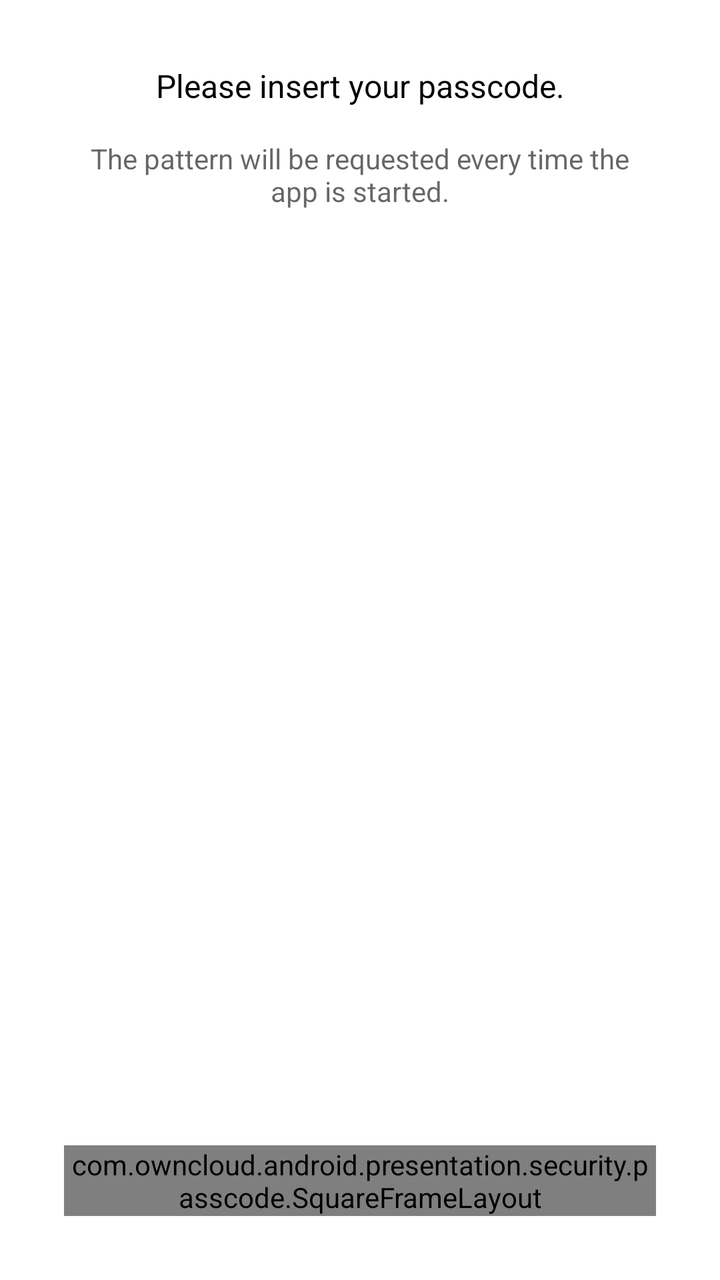
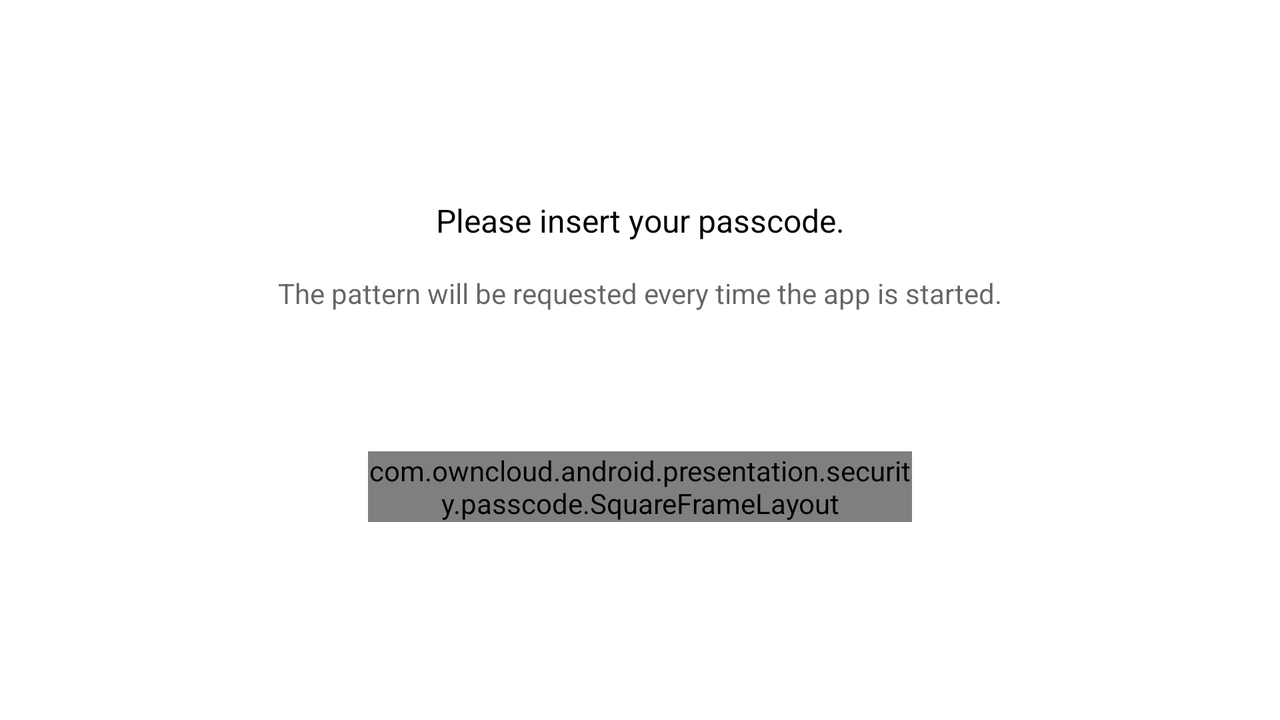

First picture: res/layout/ on a phone held upright. Second picture: the repository's own variant of that layout, on a device whose configuration matches the variant's folder. Source for both follows.
<!-- AndroidManifest.xml: application theme Theme.ownCloud.Toolbar -->
<!-- res/layout/activity_pattern_lock.xml -->
<?xml version="1.0" encoding="utf-8"?>
<androidx.constraintlayout.widget.ConstraintLayout xmlns:android="http://schemas.android.com/apk/res/android"
    xmlns:app="http://schemas.android.com/apk/res-auto"
    android:id="@+id/activityPatternLockLayout"
    android:layout_width="match_parent"
    android:layout_height="match_parent"
    android:padding="@dimen/standard_padding">

    <TextView
        android:id="@+id/header_pattern"
        android:layout_width="wrap_content"
        android:layout_height="wrap_content"
        android:layout_marginTop="@dimen/standard_margin"
        android:text="@string/pass_code_enter_pass_code"
        android:textColor="@android:color/black"
        android:textSize="16sp"
        app:layout_constraintEnd_toEndOf="parent"
        app:layout_constraintStart_toStartOf="parent"
        app:layout_constraintTop_toTopOf="parent" />

    <TextView
        android:id="@+id/explanation_pattern"
        android:layout_width="match_parent"
        android:layout_height="wrap_content"
        android:layout_margin="@dimen/standard_margin"
        android:gravity="center"
        android:text="@string/pattern_configure_your_pattern_explanation"
        android:textAppearance="@android:style/TextAppearance.Small"
        android:textSize="14sp"
        app:layout_constraintEnd_toEndOf="parent"
        app:layout_constraintStart_toStartOf="parent"
        app:layout_constraintTop_toBottomOf="@id/header_pattern" />

    <TextView
        android:id="@+id/error_pattern"
        android:layout_width="wrap_content"
        android:layout_height="wrap_content"
        android:layout_marginTop="@dimen/standard_margin"
        android:textColor="@color/warning"
        android:textSize="16sp"
        app:layout_constraintBottom_toTopOf="@id/patternContainer"
        app:layout_constraintEnd_toEndOf="parent"
        app:layout_constraintStart_toStartOf="parent" />

    <com.owncloud.android.presentation.security.passcode.SquareFrameLayout
        android:id="@+id/patternContainer"
        android:layout_width="match_parent"
        android:layout_height="0dp"
        android:layout_marginHorizontal="@dimen/standard_margin"
        android:layout_marginVertical="@dimen/standard_margin"
        app:layout_constraintBottom_toBottomOf="parent"
        app:layout_constraintEnd_toEndOf="parent"
        app:layout_constraintHorizontal_chainStyle="packed"
        app:layout_constraintStart_toStartOf="parent">

        <com.andrognito.patternlockview.PatternLockView
            android:id="@+id/pattern_lock_view"
            android:layout_width="match_parent"
            android:layout_height="match_parent"
            android:focusable="true"
            app:correctStateColor="@color/primary"
            app:dotCount="3"
            app:normalStateColor="@color/primary"
            app:wrongStateColor="@color/primary">

            <requestFocus />

        </com.andrognito.patternlockview.PatternLockView>
    </com.owncloud.android.presentation.security.passcode.SquareFrameLayout>

</androidx.constraintlayout.widget.ConstraintLayout>
<!-- resources referenced by this layout -->
<resources>
  <color name="primary">@color/owncloud_blue</color>
  <color name="warning">#f4511e</color>
  <dimen name="standard_margin">16dp</dimen>
  <dimen name="standard_padding">16dp</dimen>
  <string name="pass_code_enter_pass_code">Please insert your passcode.</string>
  <string name="pattern_configure_your_pattern_explanation">The pattern will be requested every time the app is started.</string>
  <style name="Theme.ownCloud.Toolbar">
          <item name="windowNoTitle">true</item>
          <item name="windowActionBar">false</item>
          
          <item name="android:windowDrawsSystemBarBackgrounds">true</item>
      </style>
  <color name="owncloud_blue">#1b223d</color>
</resources>
<!-- res/layout-w600dp/activity_pattern_lock.xml (the repository's variant of the layout above) -->
<!-- drawn on the phone turned sideways -->
<?xml version="1.0" encoding="utf-8"?>
<androidx.constraintlayout.widget.ConstraintLayout xmlns:android="http://schemas.android.com/apk/res/android"
    xmlns:app="http://schemas.android.com/apk/res-auto"
    android:id="@+id/activityPatternLockLayout"
    android:layout_width="match_parent"
    android:layout_height="match_parent"
    android:padding="@dimen/standard_padding">

    <TextView
        android:id="@+id/header_pattern"
        android:layout_width="wrap_content"
        android:layout_height="wrap_content"
        android:layout_marginTop="@dimen/standard_margin"
        android:text="@string/pass_code_enter_pass_code"
        android:textColor="@android:color/black"
        android:textSize="16sp"
        app:layout_constraintBottom_toTopOf="@id/explanation_pattern"
        app:layout_constraintEnd_toEndOf="parent"
        app:layout_constraintHorizontal_bias="0.5"
        app:layout_constraintStart_toStartOf="parent"
        app:layout_constraintTop_toTopOf="parent"
        app:layout_constraintVertical_chainStyle="packed" />

    <TextView
        android:id="@+id/explanation_pattern"
        android:layout_width="match_parent"
        android:layout_height="wrap_content"
        android:layout_margin="@dimen/standard_margin"
        android:gravity="center"
        android:text="@string/pattern_configure_your_pattern_explanation"
        android:textAppearance="@android:style/TextAppearance.Small"
        android:textSize="14sp"
        app:layout_constraintBottom_toTopOf="@id/error_pattern"
        app:layout_constraintEnd_toEndOf="parent"
        app:layout_constraintHorizontal_bias="0.5"
        app:layout_constraintStart_toStartOf="parent"
        app:layout_constraintTop_toBottomOf="@id/header_pattern" />

    <TextView
        android:id="@+id/error_pattern"
        android:layout_width="wrap_content"
        android:layout_height="wrap_content"
        android:layout_marginTop="@dimen/standard_margin"
        android:textColor="@color/warning"
        android:textSize="16sp"
        app:layout_constraintBottom_toTopOf="@id/patternContainer"
        app:layout_constraintEnd_toEndOf="parent"
        app:layout_constraintHorizontal_bias="0.5"
        app:layout_constraintStart_toStartOf="parent"
        app:layout_constraintTop_toBottomOf="@id/explanation_pattern" />

    <com.owncloud.android.presentation.security.passcode.SquareFrameLayout
        android:id="@+id/patternContainer"
        android:layout_width="0dp"
        android:layout_height="wrap_content"
        android:layout_marginHorizontal="@dimen/standard_margin"
        android:layout_marginVertical="@dimen/standard_margin"
        app:layout_constraintBottom_toBottomOf="parent"
        app:layout_constraintEnd_toEndOf="@id/rightGuideline"
        app:layout_constraintHorizontal_bias="0.5"
        app:layout_constraintHorizontal_chainStyle="packed"
        app:layout_constraintStart_toStartOf="@id/leftGuideline"
        app:layout_constraintTop_toBottomOf="@id/error_pattern">

        <com.andrognito.patternlockview.PatternLockView
            android:id="@+id/pattern_lock_view"
            android:layout_width="match_parent"
            android:layout_height="match_parent"
            android:focusable="true"
            app:correctStateColor="@color/primary"
            app:dotCount="3"
            app:normalStateColor="@color/primary"
            app:wrongStateColor="@color/primary">

            <requestFocus />

        </com.andrognito.patternlockview.PatternLockView>
    </com.owncloud.android.presentation.security.passcode.SquareFrameLayout>

    <androidx.constraintlayout.widget.Guideline
        android:id="@+id/leftGuideline"
        android:layout_width="wrap_content"
        android:layout_height="wrap_content"
        android:orientation="vertical"
        app:layout_constraintGuide_percent="0.25" />

    <androidx.constraintlayout.widget.Guideline
        android:id="@+id/rightGuideline"
        android:layout_width="wrap_content"
        android:layout_height="wrap_content"
        android:orientation="vertical"
        app:layout_constraintGuide_percent="0.75" />
</androidx.constraintlayout.widget.ConstraintLayout>
